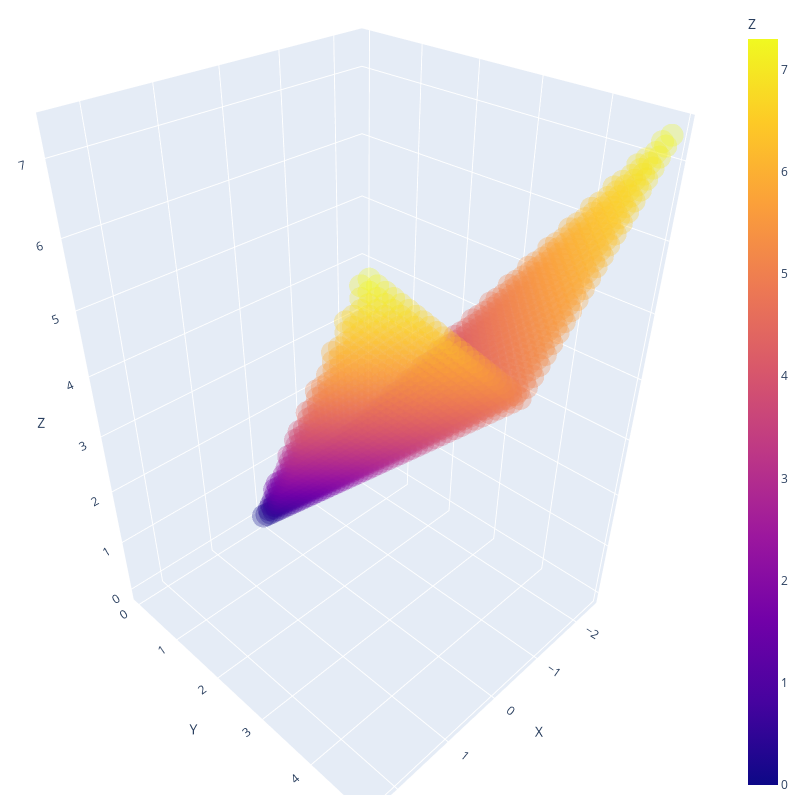

Notebook source saved alongside this figure:
### Code cell
def gamma_sq(x0,pit):
    Gamma=np.array(list())
    for point in pit:
        if 2*abs(point[0]-x0[0]) +x0[1] <=point[1]:
            Gamma=np.append(Gamma,point)
    return np.reshape(Gamma,(-1,2))

gamma_vertex=gamma_sq([0,0],pit)

g_values_2=np.array(list())
for point in gamma_vertex:
    g_values_2=np.append(g_values_2,g_func(point))

df_2 = pd.DataFrame(dict(
    X=gamma_vertex[:,0], 
    Y=gamma_vertex[:,1], 
    Z=g_values_2
))

import plotly.express as px

fig_2 = px.scatter_3d(df_2, x='X', y='Y', z='Z',opacity=0.3,color='Z')
fig_2.update_layout(margin=dict(l=5, r=5, t=5, b=5),width=800, height=800)
fig_2.show()

### Figure 1 — Plotly figure (JSON) as saved in the notebook; plotly's stock layout.template omitted (floating-point values rounded to 4 significant figures; data arrays with more than 128 entries replaced by an {"elided": "..."} marker saying what was removed)
{"data": [{"hovertemplate": "X=%{x}<br>Y=%{y}<br>Z=%{marker.color}<extra></extra>", "legendgroup": "", "marker": {"color": {"elided": "1236 float values"}, "coloraxis": "coloraxis", "opacity": 0.3, "symbol": "circle"}, "mode": "markers", "name": "", "scene": "scene", "showlegend": false, "type": "scatter3d", "x": {"elided": "1236 float values"}, "y": {"elided": "1236 float values"}, "z": {"elided": "1236 float values"}}], "layout": {"coloraxis": {"colorbar": {"title": {"text": "Z"}}, "colorscale": [[0, "#0d0887"], [0.1111, "#46039f"], [0.2222, "#7201a8"], [0.3333, "#9c179e"], [0.4444, "#bd3786"], [0.5556, "#d8576b"], [0.6667, "#ed7953"], [0.7778, "#fb9f3a"], [0.8889, "#fdca26"], [1, "#f0f921"]]}, "height": 800, "legend": {"tracegroupgap": 0}, "margin": {"b": 5, "l": 5, "r": 5, "t": 5}, "scene": {"aspectmode": "auto", "aspectratio": {"x": 0.8636, "y": 0.8816, "z": 1.313}, "domain": {"x": [0, 1], "y": [0, 1]}, "xaxis": {"title": {"text": "X"}, "type": "linear"}, "yaxis": {"title": {"text": "Y"}, "type": "linear"}, "zaxis": {"title": {"text": "Z"}, "type": "linear"}}, "width": 800}}
